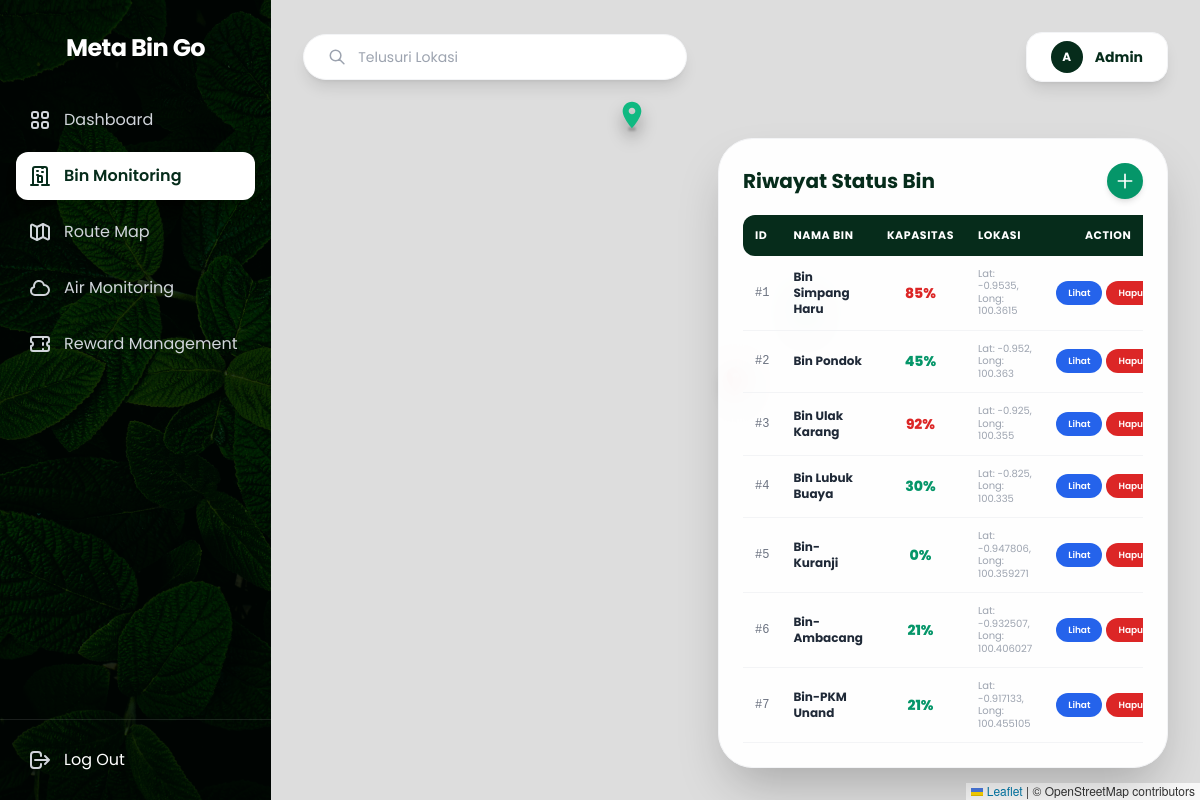
The page /bin-monitoring/ on the database its author committed.
### dashboard/models.py (models this page shows, shortened)
class Bin(models.Model):
    name = models.CharField(max_length=255)
    lat = models.FloatField()
    long = models.FloatField()
    organic_level = models.FloatField(default=0.0)
    inorganic_level = models.FloatField(default=0.0)
    last_update = models.DateTimeField(default=timezone.now)
    predicted_full_time = models.DateTimeField(null=True, blank=True)
    active_user = models.ForeignKey(BinUser, on_delete=models.SET_NULL, null=True, blank=True)
    last_session_time = models.DateTimeField(null=True, blank=True)
    trigger_session = models.BooleanField(default=False)
    last_scan_result = models.CharField(max_length=50, null=True, blank=True)

### dashboard/views.py (the view)
# urls.py: path('bin-monitoring/', views.bin_monitoring, name='bin_monitoring'),
def bin_monitoring(request):
    bins = Bin.objects.all()
    bins_data = []
    for b in bins:
        bins_data.append({
            'id': b.id,
            'name': b.name,
            'lat': b.lat,
            'long': b.long,
            'organic': b.organic_level,
            'inorganic': b.inorganic_level,
        })
    context = {
        'bins': bins_data,
    }
    return render(request, 'dashboard/bin_monitoring.html', context)

### dashboard/templates/dashboard/bin_monitoring.html (shortened to what this page needs)
{% extends 'base.html' %}
{% load static %}
{% block extra_head %}
<link rel="stylesheet" href="https://unpkg.com/leaflet@1.9.4/dist/leaflet.css" />
{% endblock %}
{% block content %}
<div class="relative w-full h-screen font-['Poppins'] overflow-hidden bg-[#F8F9F5]">
    <div id="map" class="absolute inset-0 w-full h-full z-0"></div>
    <div class="absolute inset-0 z-10 pointer-events-none flex flex-col justify-between p-8">
        <div class="flex justify-between items-center w-full">
            <div class="bg-white px-6 py-3 rounded-full shadow-lg flex items-center space-x-3 w-96 border border-gray-100 pointer-events-auto">
                <svg class="w-5 h-5 text-gray-400" fill="none" stroke="currentColor" viewBox="0 0 24 24">
                    <path stroke-linecap="round" stroke-linejoin="round" stroke-width="2" d="M21 21l-6-6m2-5a7 7 0 11-14 0 7 7 0 0114 0z"></path>
                </svg>
                <input type="text" placeholder="Telusuri Lokasi" class="w-full bg-transparent border-none outline-none focus:outline-none focus:ring-0 text-sm text-gray-700" />
            </div>
            <div class="bg-white px-6 py-2 rounded-2xl shadow-lg flex items-center space-x-3 border border-gray-100 pointer-events-auto">
                <div class="w-8 h-8 bg-[#062C1B] rounded-full flex items-center justify-center text-white text-xs font-bold">
                    A
                </div>
                <span class="font-bold text-[#062C1B] text-sm">Admin</span>
            </div>
        </div>
        <div class="flex justify-end items-end w-full h-full mt-4 space-x-4">
            <div class="bg-white/95 backdrop-blur-md p-6 rounded-[35px] shadow-2xl border border-gray-100 w-[450px] max-h-[80vh] overflow-y-auto pointer-events-auto flex flex-col">
                <div class="flex justify-between items-center mb-4">
                    <h3 class="text-xl font-bold text-[#062C1B]">Riwayat Status Bin</h3>
                    <button onclick="document.getElementById('addBinModal').classList.remove('hidden')" class="bg-emerald-600 text-white p-2 rounded-full hover:bg-emerald-700 transition shadow-md">
                        <svg class="w-5 h-5" fill="none" stroke="currentColor" viewBox="0 0 24 24">
                            <path stroke-linecap="round" stroke-linejoin="round" stroke-width="2" d="M12 4v16m8-8H4"></path>
                        </svg>
                    </button>
                </div>
                <div class="overflow-x-auto">
                    <table class="w-full text-left border-collapse">
                        <thead>
                            <tr class="bg-[#062C1B] text-white text-[11px] uppercase tracking-wider">
                                <th class="p-3 rounded-l-xl">ID</th>
                                <th class="p-3">Nama Bin</th>
                                <th class="p-3 text-center">Kapasitas</th>
                                <th class="p-3">Lokasi</th>
                                <th class="p-3 text-center rounded-r-xl">Action</th>
                            </tr>
                        </thead>
                        <tbody class="text-xs">
                            {% for bin in bins %}
                            <tr class="border-b border-gray-100">
                                <td class="p-3 text-gray-500 font-mono">#{{ bin.id }}</td>
                                <td class="p-3 font-bold text-gray-800">{{ bin.name }}</td>
                                <td class="p-3 text-center font-extrabold {% if bin.organic >= 80 %}text-red-600{% elif bin.organic >= 50 %}text-amber-500{% else %}text-emerald-600{% endif %} text-sm">
                                    {{ bin.organic|floatformat:0 }}%
                                </td>
                                <td class="p-3 text-gray-400 text-[10px] max-w-[120px] leading-tight">Lat: {{ bin.lat }}, Long: {{ bin.long }}</td>
                                <td class="p-3">
                                    <div class="flex space-x-1 justify-center">
                                        <button onclick="focusBin({{ bin.lat }}, {{ bin.long }}, '{{ bin.name|escapejs }}')" class="bg-blue-600 text-white px-3 py-1 rounded-full text-[9px] font-semibold hover:bg-blue-700 transition">Lihat</button>
                                        <a href="{% url 'delete_bin' bin.id %}" onclick="return confirm('Hapus bin ini?')" class="bg-red-600 text-white px-3 py-1 rounded-full text-[9px] font-semibold hover:bg-red-700 transition">Hapus</a>
                                    </div>
                                </td>
                            </tr>
                            {% empty %}
                            <tr>
                                <td colspan="4" class="p-4 text-center text-gray-500">Belum ada bin terdaftar</td>
                            </tr>
                            {% endfor %}
                        </tbody>
                    </table>
                </div>
            </div>
        </div>
    </div>
{% endblock %}

### templates/base.html (style rules this page uses)
body { font-family: 'Poppins', sans-serif; }

### rows shown on the page
Bin: name "Bin Simpang Haru", organic "85", lat "-0.9535", long "100.3615"
Bin: name "Bin Pondok", organic "45", lat "-0.952", long "100.363"
Bin: name "Bin Ulak Karang", organic "92", lat "-0.925", long "100.355"
Bin: name "Bin Lubuk Buaya", organic "30", lat "-0.825", long "100.335"
Bin: name "Bin-Kuranji", organic "0", lat "-0.947806", long "100.359271"
Bin: name "Bin-Ambacang", organic "21", lat "-0.932507", long "100.406027"
Bin: name "Bin-PKM Unand", organic "21", lat "-0.917133", long "100.455105"

### other values the page prints
{{ bin.id }} "1" "2" "3" "4" "5" "6" "7"
